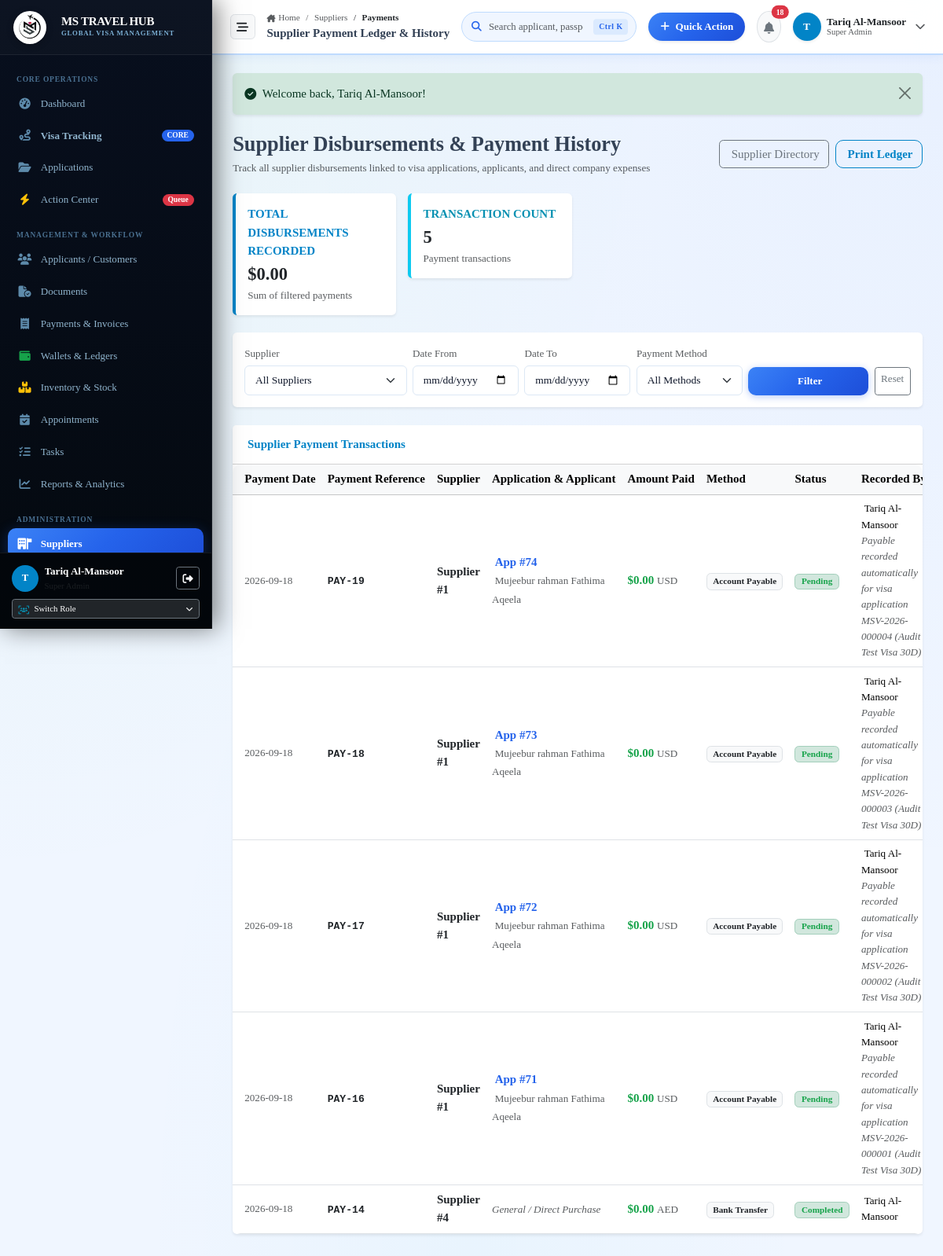
/suppliers/payments (signed in), run on the app's committed database.
### tables this page shows
CREATE TABLE "supplier_payments" (
            id INTEGER PRIMARY KEY AUTOINCREMENT,
            payment_reference TEXT NOT NULL UNIQUE,
            supplier_id INTEGER NOT NULL,
            application_id INTEGER NULL,
            payable_amount REAL NOT NULL,
            paid_amount REAL NOT NULL,
            payment_date DATE NOT NULL,
            payment_method TEXT DEFAULT 'Bank Transfer',
            transaction_reference TEXT,
            notes TEXT,
            created_by INTEGER,
            created_at DATETIME DEFAULT CURRENT_TIMESTAMP,
            currency TEXT,
            supplier_invoice_ref TEXT,
            payment_status TEXT,
            from_currency TEXT,
            to_currency TEXT,
            exchange_rate REAL,
            original_amount REAL,
            FOREIGN KEY (supplier_id) REFERENCES suppliers(id),
            FOREIGN KEY (application_id) REFERENCES applications(id) ON DELETE SET NULL,
            FOREIGN KEY (created_by) REFERENCES users(id)
        );

CREATE TABLE customers (
    id INTEGER PRIMARY KEY AUTOINCREMENT,
    customer_code TEXT NOT NULL UNIQUE,
    first_name TEXT NOT NULL,
    middle_name TEXT,
    last_name TEXT NOT NULL,
    full_name TEXT NOT NULL,
    gender TEXT,
    dob DATE,
    nationality TEXT NOT NULL,
    place_of_birth TEXT,
    marital_status TEXT,
    occupation TEXT,
    mobile TEXT NOT NULL,
    whatsapp TEXT,
    email TEXT UNIQUE,
    password_hash TEXT,
    current_country TEXT NOT NULL,
    address TEXT,
    created_by INTEGER,
    notes TEXT,
    is_active INTEGER DEFAULT 1,
    created_at DATETIME DEFAULT CURRENT_TIMESTAMP,
    updated_at DATETIME DEFAULT CURRENT_TIMESTAMP, religion TEXT NULL,
    FOREIGN KEY (created_by) REFERENCES users(id)
);

CREATE TABLE users (
    id INTEGER PRIMARY KEY AUTOINCREMENT,
    role_id INTEGER NOT NULL,
    branch_id INTEGER,
    name TEXT NOT NULL,
    email TEXT NOT NULL UNIQUE,
    password_hash TEXT NOT NULL,
    phone TEXT,
    avatar TEXT,
    designation TEXT,
    department TEXT,
    is_active INTEGER DEFAULT 1,
    last_login_at DATETIME,
    created_at DATETIME DEFAULT CURRENT_TIMESTAMP,
    updated_at DATETIME DEFAULT CURRENT_TIMESTAMP, basic_salary REAL DEFAULT 5000.00, salary_currency TEXT DEFAULT 'AED', joining_date DATE NULL,
    FOREIGN KEY (role_id) REFERENCES roles(id),
    FOREIGN KEY (branch_id) REFERENCES branches(id)
);

### app/Controllers/SupplierController.php (called while the page is built, shortened)
<?php
class SupplierController
{
    public function payments(): void
    {
        $pdo = Database::getConnection();
        $sql = "SELECT sp.*,
                       s.company_name, s.supplier_code,
                       a.application_number, a.passport_number,
                       c.full_name as applicant_name, c.customer_code,
                       u.name as created_by_name
                FROM supplier_payments sp
                JOIN suppliers s ON sp.supplier_id = s.id
                LEFT JOIN applications a ON sp.application_id = a.id
                LEFT JOIN customers c ON a.customer_id = c.id
                LEFT JOIN users u ON sp.created_by = u.id
                WHERE 1=1";
        $params = [];
        $sql .= " ORDER BY sp.payment_date DESC, sp.id DESC";
        $stmt = $pdo->prepare($sql);
        $stmt->execute($params);
        $payments = $stmt->fetchAll(PDO::FETCH_ASSOC);
        require_once dirname(__DIR__) . '/Views/suppliers/payments.php';
    }
}

### app/autoload.php (called while the page is built, shortened)
<?php
function e(?string $string): string {
    return htmlspecialchars((string)($string ?? ''), ENT_QUOTES, 'UTF-8');
}
function get_flash(): ?array {
    if (isset($_SESSION['flash'])) {
        $flash = $_SESSION['flash'];
        return $flash;
    }
    return null;
}

### app/Views/suppliers/payments.php (the view, shortened to what this page needs)
<?php
$flash = get_flash();
require_once dirname(__DIR__) . '/layouts/header.php';
require_once dirname(__DIR__) . '/layouts/sidebar.php';
require_once dirname(__DIR__) . '/layouts/topbar.php';
?>
<div class="content-body">
  <?php if ($flash): ?>
    <div class="alert alert-<?= e($flash['type'] === 'danger' ? 'danger' : ($flash['type'] === 'success' ? 'success' : 'info')) ?> alert-dismissible fade show mb-4 border-0 shadow-sm" role="alert">
      <div class="d-flex align-items-center gap-2">
        <i class="fa-solid <?= $flash['type'] === 'danger' ? 'fa-circle-exclamation' : ($flash['type'] === 'success' ? 'fa-circle-check' : 'fa-circle-info') ?>"></i>
        <span><?= e($flash['message']) ?></span>
      </div>
      <button type="button" class="btn-close" data-bs-dismiss="alert"></button>
    </div>
  <?php endif; ?>
<div class="d-flex justify-content-between align-items-center mb-4">
    <div>
        <h1 class="h3 mb-1 text-gray-800 fw-bold">Supplier Disbursements & Payment History</h1>
        <p class="text-muted small mb-0">Track all supplier disbursements linked to visa applications, applicants, and direct company expenses</p>
    </div>
    <div class="d-flex gap-2">
        <a href="/suppliers" class="btn btn-outline-secondary">
            <i class="bi bi-arrow-left me-1"></i> Supplier Directory
        </a>
        <button class="btn btn-outline-primary" onclick="window.print()">
            <i class="bi bi-printer me-1"></i> Print Ledger
        </button>
    </div>
</div>
<div class="row g-3 mb-4">
    <div class="col-md-6 col-lg-3">
        <div class="card border-0 shadow-sm border-start border-primary border-4 p-3">
            <div class="text-xs fw-bold text-primary text-uppercase mb-1">Total Disbursements Recorded</div>
            <div class="h4 mb-0 fw-bold text-gray-800">$<?= number_format((float)($totals['total_paid'] ?? 0), 2) ?></div>
            <div class="text-muted small mt-1">Sum of filtered payments</div>
        </div>
    </div>
    <div class="col-md-6 col-lg-3">
        <div class="card border-0 shadow-sm border-start border-info border-4 p-3">
            <div class="text-xs fw-bold text-info text-uppercase mb-1">Transaction Count</div>
            <div class="h4 mb-0 fw-bold text-gray-800"><?= number_format((int)($totals['count'] ?? count($payments))) ?></div>
            <div class="text-muted small mt-1">Payment transactions</div>
        </div>
    </div>
</div>
<div class="card shadow-sm border-0 mb-4">
    <div class="card-body p-3">
        <form method="GET" action="/suppliers/payments" class="row g-2 align-items-end">
            <div class="col-md-3">
                <label class="form-label small text-muted mb-1">Supplier</label>
                <select name="supplier_id" class="form-select form-select-sm">
                    <option value="">All Suppliers</option>
                </select>
            </div>
            <div class="col-md-2">
                <label class="form-label small text-muted mb-1">Date From</label>
                <input type="date" name="from_date" class="form-control form-control-sm" value="<?= htmlspecialchars($filters['from_date'] ?? '') ?>">
            </div>
            <div class="col-md-2">
                <label class="form-label small text-muted mb-1">Date To</label>
                <input type="date" name="to_date" class="form-control form-control-sm" value="<?= htmlspecialchars($filters['to_date'] ?? '') ?>">
            </div>
            <div class="col-md-2">
                <label class="form-label small text-muted mb-1">Payment Method</label>
                <select name="payment_method" class="form-select form-select-sm">
                    <option value="">All Methods</option>
                </select>
            </div>
            <div class="col-md-3 d-flex gap-2">
                <button type="submit" class="btn btn-sm btn-primary flex-grow-1">
                    <i class="bi bi-funnel me-1"></i> Filter
                </button>
                <a href="/suppliers/payments" class="btn btn-sm btn-outline-secondary">Reset</a>
            </div>
        </form>
    </div>
</div>
<div class="card shadow-sm border-0">
    <div class="card-header bg-white py-3">
        <h6 class="m-0 font-weight-bold text-primary">
            <i class="bi bi-receipt-cutoff me-1"></i> Supplier Payment Transactions
        </h6>
    </div>
    <div class="card-body p-0">
        <div class="table-responsive">
            <table class="table table-hover align-middle mb-0">
                <thead class="table-light">
                    <tr>
                        <th class="ps-3">Payment Date</th>
                        <th>Payment Reference</th>
                        <th>Supplier</th>
                        <th>Application & Applicant</th>
                        <th>Amount Paid</th>
                        <th>Method</th>
                        <th>Status</th>
                        <th>Recorded By</th>
                    </tr>
                </thead>
                <tbody>
                    <?php if (empty($payments)): ?>
                        <tr>
                            <td colspan="8" class="text-center py-5 text-muted">
                                <i class="bi bi-inbox fs-1 d-block mb-2"></i>
                                No supplier payment records found matching the filter criteria.
                            </td>
                        </tr>
                    <?php else: ?>
                        <?php foreach ($payments as $p): ?>
                            <tr>
                                <td class="ps-3 small text-muted">
                                    <?= htmlspecialchars($p['payment_date'] ?? date('Y-m-d', strtotime($p['created_at'] ?? 'now'))) ?>
                                </td>
                                <td>
                                    <code class="fw-semibold text-dark"><?= htmlspecialchars($p['reference_number'] ?? ('PAY-' . $p['id'])) ?></code>
                                </td>
                                <td>
                                    <div class="fw-bold text-dark"><?= htmlspecialchars($p['supplier_name'] ?? 'Supplier #' . $p['supplier_id']) ?></div>
                                </td>
                                <td>
                                    <?php if (!empty($p['application_id'])): ?>
                                        <div>
                                            <a href="/applications/view?id=<?= $p['application_id'] ?>" class="text-decoration-none fw-semibold">
                                                <i class="bi bi-folder2 me-1"></i>App #<?= $p['application_id'] ?>
                                            </a>
                                        </div>
                                        <?php if (!empty($p['applicant_name'])): ?>
                                            <small class="text-muted"><i class="bi bi-person me-1"></i><?= htmlspecialchars($p['applicant_name']) ?></small>
                                        <?php endif; ?>
                                    <?php else: ?>
                                        <span class="text-muted fst-italic small">General / Direct Purchase</span>
                                    <?php endif; ?>
                                </td>
                                <td class="fw-bold text-success">
                                    $<?= number_format((float)($p['amount'] ?? 0), 2) ?>
                                    <span class="text-muted small fw-normal"><?= htmlspecialchars($p['currency'] ?? 'USD') ?></span>
                                </td>
                                <td>
                                    <span class="badge bg-light text-dark border">
                                        <?= htmlspecialchars($p['payment_method'] ?? 'Bank Transfer') ?>
                                    </span>
                                </td>
                                <td>
                                    <span class="badge bg-success-subtle text-success border border-success-subtle px-2 py-1">
                                        <?= htmlspecialchars($p['payment_status'] ?? 'Completed') ?>
                                    </span>
                                </td>
                                <td class="small">
                                    <div><i class="bi bi-person me-1 text-muted"></i><?= htmlspecialchars($p['created_by_name'] ?? 'System') ?></div>
                                    <?php if (!empty($p['notes'])): ?>
                                        <div class="text-muted fst-italic" style="max-width: 180px;"><?= htmlspecialchars($p['notes']) ?></div>
                                    <?php endif; ?>
                                </td>
                            </tr>
                        <?php endforeach; ?>
                    <?php endif; ?>
                </tbody>
            </table>
        </div>
    </div>
</div>
</div>
<?php require_once dirname(__DIR__) . '/layouts/footer.php'; ?>

### data on the page
supplier_payments: payment_date "2026-09-18", id "PAY-19", supplier "Supplier #1", application "74", customers.full_name "Mujeebur rahman Fathima Aqeela", amount "0.00", currency "USD", payment_method "Account Payable", payment_status "Pending", created_by.name "Tariq Al-Mansoor", notes "Payable recorded automatically for visa application MSV-2026-000004 (Audit Test Visa 30D)"
supplier_payments: payment_date "2026-09-18", id "PAY-18", supplier "Supplier #1", application "73", customers.full_name "Mujeebur rahman Fathima Aqeela", amount "0.00", currency "USD", payment_method "Account Payable", payment_status "Pending", created_by.name "Tariq Al-Mansoor", notes "Payable recorded automatically for visa application MSV-2026-000003 (Audit Test Visa 30D)"
supplier_payments: payment_date "2026-09-18", id "PAY-17", supplier "Supplier #1", application "72", customers.full_name "Mujeebur rahman Fathima Aqeela", amount "0.00", currency "USD", payment_method "Account Payable", payment_status "Pending", created_by.name "Tariq Al-Mansoor", notes "Payable recorded automatically for visa application MSV-2026-000002 (Audit Test Visa 30D)"
supplier_payments: payment_date "2026-09-18", id "PAY-16", supplier "Supplier #1", application "71", customers.full_name "Mujeebur rahman Fathima Aqeela", amount "0.00", currency "USD", payment_method "Account Payable", payment_status "Pending", created_by.name "Tariq Al-Mansoor", notes "Payable recorded automatically for visa application MSV-2026-000001 (Audit Test Visa 30D)"
supplier_payments: payment_date "2026-09-18", id "PAY-14", supplier "Supplier #4", shows "General / Direct Purchase", amount "0.00", currency "AED", payment_method "Bank Transfer", payment_status "Completed", created_by.name "Tariq Al-Mansoor"

### other printed values
substr($currentUser['name'] ?? 'U', 0, 1) "T"
$currentUser['name'] "Tariq Al-Mansoor"
$roleName "Super Admin"
$segLabel "Suppliers"
$segLabel "Payments"
$cleanTitle "Supplier Payment Ledger & History"
$unreadNotifs "18"
$currentUser['role_name'] "Super Admin"
$flash['message'] "Welcome back, Tariq Al-Mansoor!"
$totals['total_paid'] "0.00"
$totals['count'] "5"
